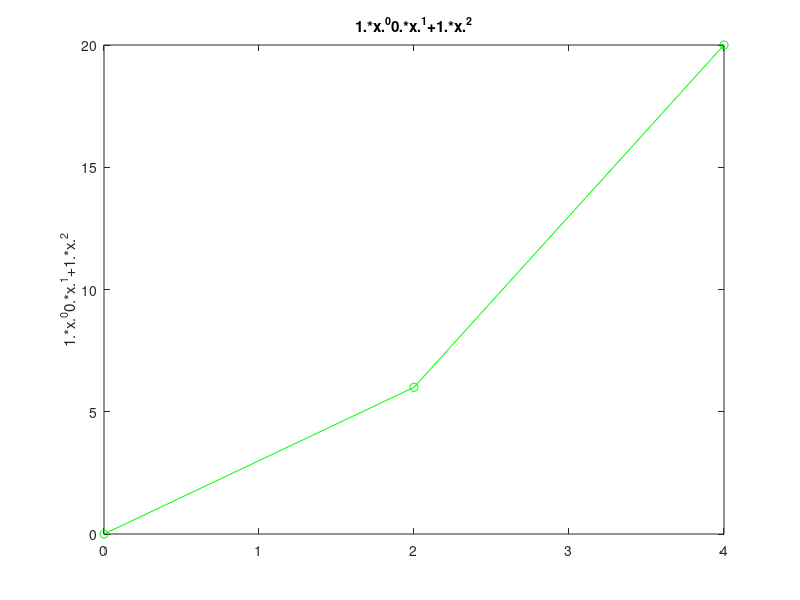

Write the MATLAB code that produced this figure.
x=[0 2 4 ];
y=[1 5 17 ];

sum=0;
for i=1:length(x)
    p=1;
    for j=1:length(x)
        if j~=i
            c = poly(x(j))/(x(i)-x(j));
            p = conv(p,c);
        end
    end
    term = p*y(i);
    sum= sum + term;
end
disp(sum);


string_saida = '';
string_label = '';

grau_interface =0;

for i=length(sum):-1:2
    
     
    string_saida = strcat(string_saida, int2str(sum(i)),'.*x.^',int2str(grau_interface),' ');
    
    if(sum(i-1)>0)
    string_saida = strcat(string_saida,'+ ' );
else
        string_saida = strcat(string_saida, ' ' );
    end
 
    grau_interface=grau_interface+1;
    ans = i;
    
end

    string_saida = strcat(string_saida, int2str(sum(ans-1)),'.*x.^',int2str(grau_interface));
    string_label = strcat(string_label, int2str(sum(ans-1)),'*x^',int2str(grau_interface));
    
    
string_saida
c = inline(string_saida, 'x');
plot(x,c(x),'g-o')
title(string_saida);
ylabel(string_saida);
